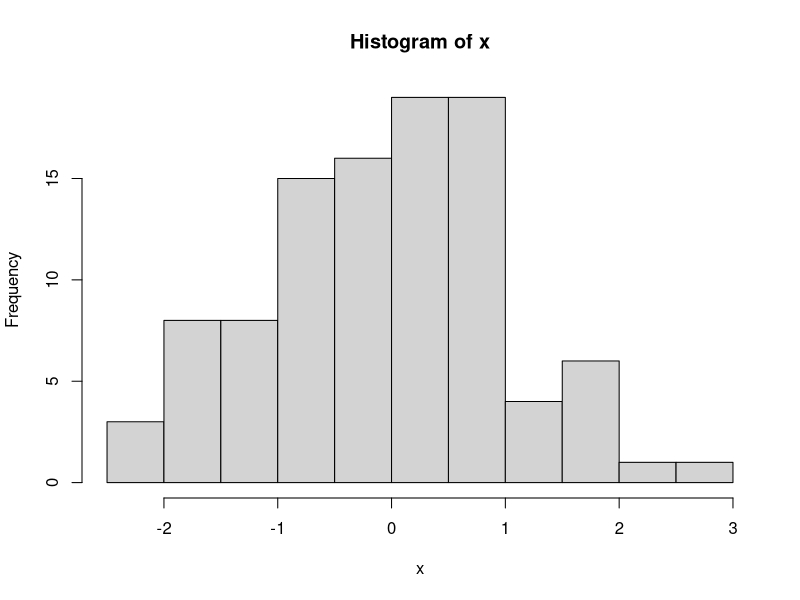

Source code (R):
## ---- chunk 1
(x <- rnorm(100))
## ---- chunk 2
hist(x)
